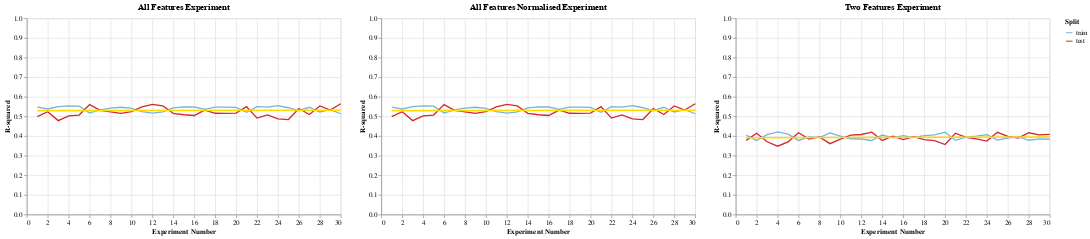

Here is the notebook cell this chart was saved with:
### Code cell
# Create our R-squared charts
rsquared_x = alt.X('experiment_number', title="Experiment Number")
rsquared_y = alt.Y('rsquared', title="R-squared", scale=alt.Scale(domain=[0.0, 1.0]))
rsquared_color = alt.Color(
  'split',
  scale=alt.Scale(domain=['train', 'test'], range=['#7BB2D9', '#D62828']),
  legend=alt.Legend(title="Split")
)

# Plot R-squared for all features
all_features_rsquared_chart = alt.Chart(all_features_results_df, title='All Features Experiment').mark_line().encode(
  x=rsquared_x,
  y=rsquared_y,
  color=rsquared_color,
).properties(
  width=480,
  height=300
)
all_features_rsquared_trend_chart = all_features_rsquared_chart.transform_regression('experiment_number',
  'rsquared',
  method='linear'
).mark_line(strokeWidth=2.5).encode(
  color=alt.ColorValue('#FFDC00'),
  opacity=alt.value(1),
)

# Plot RMSE for all features normalised
all_features_normalised_rsquared_chart = alt.Chart(all_features_normalised_results_df, title='All Features Normalised Experiment').mark_line().encode(
  x=rsquared_x,
  y=rsquared_y,
  color=rsquared_color,
).properties(
  width=480,
  height=300
)
all_features_normalised_rsquared_trend_chart = all_features_normalised_rsquared_chart.transform_regression('experiment_number',
  'rsquared',
  method='linear'
).mark_line(strokeWidth=2.5).encode(
  color=alt.ColorValue('#FFDC00'),
  opacity=alt.value(1),
)

# Plot RMSE for two features
two_features_rsquared_chart = alt.Chart(two_features_results_df, title='Two Features Experiment').mark_line().encode(
  x=rsquared_x,
  y=rsquared_y,
  color=rsquared_color,
).properties(
  width=480,
  height=300
)
two_features_rsquared_trend_chart = two_features_rsquared_chart.transform_regression('experiment_number',
  'rsquared',
  method='linear'
).mark_line(strokeWidth=2.5).encode(
  color=alt.ColorValue('#FFDC00'),
  opacity=alt.value(1),
)

all_features_rsquared_chart_plus_trend = (all_features_rsquared_chart + all_features_rsquared_trend_chart)
all_features_normalised_rsquared_chart_plus_trend = (all_features_normalised_rsquared_chart + all_features_normalised_rsquared_trend_chart)
two_features_rsquared_chart_plus_trend = (two_features_rsquared_chart + two_features_rsquared_trend_chart)

all_rsquared_charts = all_features_rsquared_chart_plus_trend | all_features_normalised_rsquared_chart_plus_trend | two_features_rsquared_chart_plus_trend
all_rsquared_charts.save('assets/all_rsquared_charts.png', ppi=100)
all_rsquared_charts

### Figure 1 — Vega-Lite specification as saved in the notebook (floating-point values rounded to 4 significant figures)
{"config": {"view": {"continuousWidth": 300, "continuousHeight": 300}}, "hconcat": [{"layer": [{"mark": {"type": "line"}, "encoding": {"color": {"field": "split", "legend": {"title": "Split"}, "scale": {"domain": ["train", "test"], "range": ["#7BB2D9", "#D62828"]}, "type": "nominal"}, "x": {"field": "experiment_number", "title": "Experiment Number", "type": "quantitative"}, "y": {"field": "rsquared", "scale": {"domain": [0.0, 1.0]}, "title": "R-squared", "type": "quantitative"}}, "title": "All Features Experiment"}, {"mark": {"type": "line", "strokeWidth": 2.5}, "encoding": {"color": {"value": "#FFDC00"}, "opacity": {"value": 1}, "x": {"field": "experiment_number", "title": "Experiment Number", "type": "quantitative"}, "y": {"field": "rsquared", "scale": {"domain": [0.0, 1.0]}, "title": "R-squared", "type": "quantitative"}}, "title": "All Features Experiment", "transform": [{"on": "experiment_number", "regression": "rsquared", "method": "linear"}]}], "data": {"name": "data-3a4ce1640508b0385881709b08e91bdd"}, "height": 300, "width": 480}, {"layer": [{"mark": {"type": "line"}, "encoding": {"color": {"field": "split", "legend": {"title": "Split"}, "scale": {"domain": ["train", "test"], "range": ["#7BB2D9", "#D62828"]}, "type": "nominal"}, "x": {"field": "experiment_number", "title": "Experiment Number", "type": "quantitative"}, "y": {"field": "rsquared", "scale": {"domain": [0.0, 1.0]}, "title": "R-squared", "type": "quantitative"}}, "title": "All Features Normalised Experiment"}, {"mark": {"type": "line", "strokeWidth": 2.5}, "encoding": {"color": {"value": "#FFDC00"}, "opacity": {"value": 1}, "x": {"field": "experiment_number", "title": "Experiment Number", "type": "quantitative"}, "y": {"field": "rsquared", "scale": {"domain": [0.0, 1.0]}, "title": "R-squared", "type": "quantitative"}}, "title": "All Features Normalised Experiment", "transform": [{"on": "experiment_number", "regression": "rsquared", "method": "linear"}]}], "data": {"name": "data-8bfd73410043718aaea6e478a05f57f5"}, "height": 300, "width": 480}, {"layer": [{"mark": {"type": "line"}, "encoding": {"color": {"field": "split", "legend": {"title": "Split"}, "scale": {"domain": ["train", "test"], "range": ["#7BB2D9", "#D62828"]}, "type": "nominal"}, "x": {"field": "experiment_number", "title": "Experiment Number", "type": "quantitative"}, "y": {"field": "rsquared", "scale": {"domain": [0.0, 1.0]}, "title": "R-squared", "type": "quantitative"}}, "title": "Two Features Experiment"}, {"mark": {"type": "line", "strokeWidth": 2.5}, "encoding": {"color": {"value": "#FFDC00"}, "opacity": {"value": 1}, "x": {"field": "experiment_number", "title": "Experiment Number", "type": "quantitative"}, "y": {"field": "rsquared", "scale": {"domain": [0.0, 1.0]}, "title": "R-squared", "type": "quantitative"}}, "title": "Two Features Experiment", "transform": [{"on": "experiment_number", "regression": "rsquared", "method": "linear"}]}], "data": {"name": "data-38d13319bc406c14d616084b20931020"}, "height": 300, "width": 480}], "$schema": "https://vega.github.io/schema/vega-lite/v5.15.1.json", "datasets": {"data-3a4ce1640508b0385881709b08e91bdd": [{"experiment_number": 1.0, "experiment": "all_features", "split": "train", "rmse": 4.732, "rsquared": 0.5475}, {"experiment_number": 1.0, "experiment": "all_features", "split": "test", "rmse": 5.161, "rsquared": 0.4987}, {"experiment_number": 2.0, "experiment": "all_features", "split": "train", "rmse": 4.542, "rsquared": 0.5379}, {"experiment_number": 2.0, "experiment": "all_features", "split": "test", "rmse": 5.346, "rsquared": 0.5242}, {"experiment_number": 3.0, "experiment": "all_features", "split": "train", "rmse": 4.851, "rsquared": 0.5502}, {"experiment_number": 3.0, "experiment": "all_features", "split": "test", "rmse": 5.111, "rsquared": 0.4786}, {"experiment_number": 4.0, "experiment": "all_features", "split": "train", "rmse": 4.794, "rsquared": 0.554}, {"experiment_number": 4.0, "experiment": "all_features", "split": "test", "rmse": 4.904, "rsquared": 0.5024}, {"experiment_number": 5.0, "experiment": "all_features", "split": "train", "rmse": 4.617, "rsquared": 0.5522}, {"experiment_number": 5.0, "experiment": "all_features", "split": "test", "rmse": 5.187, "rsquared": 0.5069}, {"experiment_number": 6.0, "experiment": "all_features", "split": "train", "rmse": 4.951, "rsquared": 0.517}, {"experiment_number": 6.0, "experiment": "all_features", "split": "test", "rmse": 4.659, "rsquared": 0.5603}, {"experiment_number": 7.0, "experiment": "all_features", "split": "train", "rmse": 4.714, "rsquared": 0.5329}, {"experiment_number": 7.0, "experiment": "all_features", "split": "test", "rmse": 5.068, "rsquared": 0.5309}, {"experiment_number": 8.0, "experiment": "all_features", "split": "train", "rmse": 4.71, "rsquared": 0.542}, {"experiment_number": 8.0, "experiment": "all_features", "split": "test", "rmse": 5.029, "rsquared": 0.5233}, {"experiment_number": 9.0, "experiment": "all_features", "split": "train", "rmse": 4.64, "rsquared": 0.5468}, {"experiment_number": 9.0, "experiment": "all_features", "split": "test", "rmse": 5.141, "rsquared": 0.5154}, {"experiment_number": 10.0, "experiment": "all_features", "split": "train", "rmse": 4.746, "rsquared": 0.541}, {"experiment_number": 10.0, "experiment": "all_features", "split": "test", "rmse": 4.978, "rsquared": 0.5247}, {"experiment_number": 11.0, "experiment": "all_features", "split": "train", "rmse": 4.844, "rsquared": 0.5242}, {"experiment_number": 11.0, "experiment": "all_features", "split": "test", "rmse": 4.837, "rsquared": 0.5484}, {"experiment_number": 12.0, "experiment": "all_features", "split": "train", "rmse": 5.078, "rsquared": 0.5168}, {"experiment_number": 12.0, "experiment": "all_features", "split": "test", "rmse": 4.481, "rsquared": 0.5613}, {"experiment_number": 13.0, "experiment": "all_features", "split": "train", "rmse": 5.035, "rsquared": 0.5226}, {"experiment_number": 13.0, "experiment": "all_features", "split": "test", "rmse": 4.53, "rsquared": 0.5539}, {"experiment_number": 14.0, "experiment": "all_features", "split": "train", "rmse": 4.584, "rsquared": 0.5437}, {"experiment_number": 14.0, "experiment": "all_features", "split": "test", "rmse": 5.275, "rsquared": 0.516}, {"experiment_number": 15.0, "experiment": "all_features", "split": "train", "rmse": 4.787, "rsquared": 0.5487}, {"experiment_number": 15.0, "experiment": "all_features", "split": "test", "rmse": 4.947, "rsquared": 0.5086}, {"experiment_number": 16.0, "experiment": "all_features", "split": "train", "rmse": 4.685, "rsquared": 0.5478}, {"experiment_number": 16.0, "experiment": "all_features", "split": "test", "rmse": 5.171, "rsquared": 0.5047}, {"experiment_number": 17.0, "experiment": "all_features", "split": "train", "rmse": 4.836, "rsquared": 0.5362}, {"experiment_number": 17.0, "experiment": "all_features", "split": "test", "rmse": 4.836, "rsquared": 0.5324}, {"experiment_number": 18.0, "experiment": "all_features", "split": "train", "rmse": 4.606, "rsquared": 0.5475}, {"experiment_number": 18.0, "experiment": "all_features", "split": "test", "rmse": 5.184, "rsquared": 0.5161}, {"experiment_number": 19.0, "experiment": "all_features", "split": "train", "rmse": 4.657, "rsquared": 0.5475}, {"experiment_number": 19.0, "experiment": "all_features", "split": "test", "rmse": 5.108, "rsquared": 0.5153}, {"experiment_number": 20.0, "experiment": "all_features", "split": "train", "rmse": 4.596, "rsquared": 0.5465}, {"experiment_number": 20.0, "experiment": "all_features", "split": "test", "rmse": 5.209, "rsquared": 0.5165}, {"experiment_number": 21.0, "experiment": "all_features", "split": "train", "rmse": 4.806, "rsquared": 0.5209}, {"experiment_number": 21.0, "experiment": "all_features", "split": "test", "rmse": 4.926, "rsquared": 0.5496}, {"experiment_number": 22.0, "experiment": "all_features", "split": "train", "rmse": 4.849, "rsquared": 0.5502}, {"experiment_number": 22.0, "experiment": "all_features", "split": "test", "rmse": 4.988, "rsquared": 0.4914}, {"experiment_number": 23.0, "experiment": "all_features", "split": "train", "rmse": 4.76, "rsquared": 0.5477}, {"experiment_number": 23.0, "experiment": "all_features", "split": "test", "rmse": 5.017, "rsquared": 0.508}, {"experiment_number": 24.0, "experiment": "all_features", "split": "train", "rmse": 4.564, "rsquared": 0.5545}, {"experiment_number": 24.0, "experiment": "all_features", "split": "test", "rmse": 5.44, "rsquared": 0.4876}, {"experiment_number": 25.0, "experiment": "all_features", "split": "train", "rmse": 4.984, "rsquared": 0.5442}, {"experiment_number": 25.0, "experiment": "all_features", "split": "test", "rmse": 4.943, "rsquared": 0.484}, {"experiment_number": 26.0, "experiment": "all_features", "split": "train", "rmse": 4.734, "rsquared": 0.5289}, {"experiment_number": 26.0, "experiment": "all_features", "split": "test", "rmse": 5.008, "rsquared": 0.5405}, {"experiment_number": 27.0, "experiment": "all_features", "split": "train", "rmse": 4.7, "rsquared": 0.5466}, {"experiment_number": 27.0, "experiment": "all_features", "split": "test", "rmse": 5.113, "rsquared": 0.5098}, {"experiment_number": 28.0, "experiment": "all_features", "split": "train", "rmse": 4.976, "rsquared": 0.5226}, {"experiment_number": 28.0, "experiment": "all_features", "split": "test", "rmse": 4.623, "rsquared": 0.553}, {"experiment_number": 29.0, "experiment": "all_features", "split": "train", "rmse": 4.922, "rsquared": 0.5345}, {"experiment_number": 29.0, "experiment": "all_features", "split": "test", "rmse": 4.731, "rsquared": 0.5325}, {"experiment_number": 30.0, "experiment": "all_features", "split": "train", "rmse": 5.016, "rsquared": 0.5136}, {"experiment_number": 30.0, "experiment": "all_features", "split": "test", "rmse": 4.578, "rsquared": 0.5644}], "data-8bfd73410043718aaea6e478a05f57f5": [{"experiment_number": 1.0, "experiment": "all_features_normalised", "split": "train", "rmse": 4.732, "rsquared": 0.5475}, {"experiment_number": 1.0, "experiment": "all_features_normalised", "split": "test", "rmse": 5.161, "rsquared": 0.4987}, {"experiment_number": 2.0, "experiment": "all_features_normalised", "split": "train", "rmse": 4.542, "rsquared": 0.5379}, {"experiment_number": 2.0, "experiment": "all_features_normalised", "split": "test", "rmse": 5.346, "rsquared": 0.5242}, {"experiment_number": 3.0, "experiment": "all_features_normalised", "split": "train", "rmse": 4.851, "rsquared": 0.5502}, {"experiment_number": 3.0, "experiment": "all_features_normalised", "split": "test", "rmse": 5.111, "rsquared": 0.4786}, {"experiment_number": 4.0, "experiment": "all_features_normalised", "split": "train", "rmse": 4.794, "rsquared": 0.554}, {"experiment_number": 4.0, "experiment": "all_features_normalised", "split": "test", "rmse": 4.904, "rsquared": 0.5024}, {"experiment_number": 5.0, "experiment": "all_features_normalised", "split": "train", "rmse": 4.617, "rsquared": 0.5522}, {"experiment_number": 5.0, "experiment": "all_features_normalised", "split": "test", "rmse": 5.187, "rsquared": 0.5069}, {"experiment_number": 6.0, "experiment": "all_features_normalised", "split": "train", "rmse": 4.951, "rsquared": 0.517}, {"experiment_number": 6.0, "experiment": "all_features_normalised", "split": "test", "rmse": 4.659, "rsquared": 0.5603}, {"experiment_number": 7.0, "experiment": "all_features_normalised", "split": "train", "rmse": 4.714, "rsquared": 0.5329}, {"experiment_number": 7.0, "experiment": "all_features_normalised", "split": "test", "rmse": 5.068, "rsquared": 0.5309}, {"experiment_number": 8.0, "experiment": "all_features_normalised", "split": "train", "rmse": 4.71, "rsquared": 0.542}, {"experiment_number": 8.0, "experiment": "all_features_normalised", "split": "test", "rmse": 5.029, "rsquared": 0.5233}, {"experiment_number": 9.0, "experiment": "all_features_normalised", "split": "train", "rmse": 4.64, "rsquared": 0.5468}, {"experiment_number": 9.0, "experiment": "all_features_normalised", "split": "test", "rmse": 5.141, "rsquared": 0.5154}, {"experiment_number": 10.0, "experiment": "all_features_normalised", "split": "train", "rmse": 4.746, "rsquared": 0.541}, {"experiment_number": 10.0, "experiment": "all_features_normalised", "split": "test", "rmse": 4.978, "rsquared": 0.5247}, {"experiment_number": 11.0, "experiment": "all_features_normalised", "split": "train", "rmse": 4.844, "rsquared": 0.5242}, {"experiment_number": 11.0, "experiment": "all_features_normalised", "split": "test", "rmse": 4.837, "rsquared": 0.5484}, {"experiment_number": 12.0, "experiment": "all_features_normalised", "split": "train", "rmse": 5.078, "rsquared": 0.5168}, {"experiment_number": 12.0, "experiment": "all_features_normalised", "split": "test", "rmse": 4.481, "rsquared": 0.5613}, {"experiment_number": 13.0, "experiment": "all_features_normalised", "split": "train", "rmse": 5.035, "rsquared": 0.5226}, {"experiment_number": 13.0, "experiment": "all_features_normalised", "split": "test", "rmse": 4.53, "rsquared": 0.5539}, {"experiment_number": 14.0, "experiment": "all_features_normalised", "split": "train", "rmse": 4.584, "rsquared": 0.5437}, {"experiment_number": 14.0, "experiment": "all_features_normalised", "split": "test", "rmse": 5.275, "rsquared": 0.516}, {"experiment_number": 15.0, "experiment": "all_features_normalised", "split": "train", "rmse": 4.787, "rsquared": 0.5487}, {"experiment_number": 15.0, "experiment": "all_features_normalised", "split": "test", "rmse": 4.947, "rsquared": 0.5086}, {"experiment_number": 16.0, "experiment": "all_features_normalised", "split": "train", "rmse": 4.685, "rsquared": 0.5478}, {"experiment_number": 16.0, "experiment": "all_features_normalised", "split": "test", "rmse": 5.171, "rsquared": 0.5047}, {"experiment_number": 17.0, "experiment": "all_features_normalised", "split": "train", "rmse": 4.836, "rsquared": 0.5362}, {"experiment_number": 17.0, "experiment": "all_features_normalised", "split": "test", "rmse": 4.836, "rsquared": 0.5324}, {"experiment_number": 18.0, "experiment": "all_features_normalised", "split": "train", "rmse": 4.606, "rsquared": 0.5475}, {"experiment_number": 18.0, "experiment": "all_features_normalised", "split": "test", "rmse": 5.184, "rsquared": 0.5161}, {"experiment_number": 19.0, "experiment": "all_features_normalised", "split": "train", "rmse": 4.657, "rsquared": 0.5475}, {"experiment_number": 19.0, "experiment": "all_features_normalised", "split": "test", "rmse": 5.108, "rsquared": 0.5153}, {"experiment_number": 20.0, "experiment": "all_features_normalised", "split": "train", "rmse": 4.596, "rsquared": 0.5465}, {"experiment_number": 20.0, "experiment": "all_features_normalised", "split": "test", "rmse": 5.209, "rsquared": 0.5165}, {"experiment_number": 21.0, "experiment": "all_features_normalised", "split": "train", "rmse": 4.806, "rsquared": 0.5209}, {"experiment_number": 21.0, "experiment": "all_features_normalised", "split": "test", "rmse": 4.926, "rsquared": 0.5496}, {"experiment_number": 22.0, "experiment": "all_features_normalised", "split": "train", "rmse": 4.849, "rsquared": 0.5502}, {"experiment_number": 22.0, "experiment": "all_features_normalised", "split": "test", "rmse": 4.988, "rsquared": 0.4914}, {"experiment_number": 23.0, "experiment": "all_features_normalised", "split": "train", "rmse": 4.76, "rsquared": 0.5477}, {"experiment_number": 23.0, "experiment": "all_features_normalised", "split": "test", "rmse": 5.017, "rsquared": 0.508}, {"experiment_number": 24.0, "experiment": "all_features_normalised", "split": "train", "rmse": 4.564, "rsquared": 0.5545}, {"experiment_number": 24.0, "experiment": "all_features_normalised", "split": "test", "rmse": 5.44, "rsquared": 0.4876}, {"experiment_number": 25.0, "experiment": "all_features_normalised", "split": "train", "rmse": 4.984, "rsquared": 0.5442}, {"experiment_number": 25.0, "experiment": "all_features_normalised", "split": "test", "rmse": 4.943, "rsquared": 0.484}, {"experiment_number": 26.0, "experiment": "all_features_normalised", "split": "train", "rmse": 4.734, "rsquared": 0.5289}, {"experiment_number": 26.0, "experiment": "all_features_normalised", "split": "test", "rmse": 5.008, "rsquared": 0.5405}, {"experiment_number": 27.0, "experiment": "all_features_normalised", "split": "train", "rmse": 4.7, "rsquared": 0.5466}, {"experiment_number": 27.0, "experiment": "all_features_normalised", "split": "test", "rmse": 5.113, "rsquared": 0.5098}, {"experiment_number": 28.0, "experiment": "all_features_normalised", "split": "train", "rmse": 4.976, "rsquared": 0.5226}, {"experiment_number": 28.0, "experiment": "all_features_normalised", "split": "test", "rmse": 4.623, "rsquared": 0.553}, {"experiment_number": 29.0, "experiment": "all_features_normalised", "split": "train", "rmse": 4.922, "rsquared": 0.5345}, {"experiment_number": 29.0, "experiment": "all_features_normalised", "split": "test", "rmse": 4.731, "rsquared": 0.5325}, {"experiment_number": 30.0, "experiment": "all_features_normalised", "split": "train", "rmse": 5.016, "rsquared": 0.5136}, {"experiment_number": 30.0, "experiment": "all_features_normalised", "split": "test", "rmse": 4.578, "rsquared": 0.5644}], "data-38d13319bc406c14d616084b20931020": [{"experiment_number": 1.0, "experiment": "two_features", "split": "train", "rmse": 6.227, "rsquared": 0.4046}, {"experiment_number": 1.0, "experiment": "two_features", "split": "test", "rmse": 6.406, "rsquared": 0.3777}, {"experiment_number": 2.0, "experiment": "two_features", "split": "train", "rmse": 6.126, "rsquared": 0.3768}, {"experiment_number": 2.0, "experiment": "two_features", "split": "test", "rmse": 6.58, "rsquared": 0.4144}, {"experiment_number": 3.0, "experiment": "two_features", "split": "train", "rmse": 6.395, "rsquared": 0.4071}, {"experiment_number": 3.0, "experiment": "two_features", "split": "test", "rmse": 6.167, "rsquared": 0.3709}, {"experiment_number": 4.0, "experiment": "two_features", "split": "train", "rmse": 6.224, "rsquared": 0.4211}, {"experiment_number": 4.0, "experiment": "two_features", "split": "test", "rmse": 6.425, "rsquared": 0.3481}, {"experiment_number": 5.0, "experiment": "two_features", "split": "train", "rmse": 6.086, "rsquared": 0.4096}, {"experiment_number": 5.0, "experiment": "two_features", "split": "test", "rmse": 6.623, "rsquared": 0.3703}, {"experiment_number": 6.0, "experiment": "two_features", "split": "train", "rmse": 6.38, "rsquared": 0.3776}, {"experiment_number": 6.0, "experiment": "two_features", "split": "test", "rmse": 6.182, "rsquared": 0.4165}, {"experiment_number": 7.0, "experiment": "two_features", "split": "train", "rmse": 6.097, "rsquared": 0.3959}, {"experiment_number": 7.0, "experiment": "two_features", "split": "test", "rmse": 6.65, "rsquared": 0.3845}, {"experiment_number": 8.0, "experiment": "two_features", "split": "train", "rmse": 6.246, "rsquared": 0.3926}, {"experiment_number": 8.0, "experiment": "two_features", "split": "test", "rmse": 6.376, "rsquared": 0.3956}, {"experiment_number": 9.0, "experiment": "two_features", "split": "train", "rmse": 5.984, "rsquared": 0.4156}, {"experiment_number": 9.0, "experiment": "two_features", "split": "test", "rmse": 6.778, "rsquared": 0.3611}, {"experiment_number": 10.0, "experiment": "two_features", "split": "train", "rmse": 6.205, "rsquared": 0.3998}, {"experiment_number": 10.0, "experiment": "two_features", "split": "test", "rmse": 6.446, "rsquared": 0.3844}, {"experiment_number": 11.0, "experiment": "two_features", "split": "train", "rmse": 6.25, "rsquared": 0.3861}, {"experiment_number": 11.0, "experiment": "two_features", "split": "test", "rmse": 6.373, "rsquared": 0.405}, {"experiment_number": 12.0, "experiment": "two_features", "split": "train", "rmse": 6.465, "rsquared": 0.3848}, {"experiment_number": 12.0, "experiment": "two_features", "split": "test", "rmse": 6.049, "rsquared": 0.4079}, {"experiment_number": 13.0, "experiment": "two_features", "split": "train", "rmse": 6.567, "rsquared": 0.3773}, {"experiment_number": 13.0, "experiment": "two_features", "split": "test", "rmse": 5.896, "rsquared": 0.4194}, {"experiment_number": 14.0, "experiment": "two_features", "split": "train", "rmse": 5.977, "rsquared": 0.405}, {"experiment_number": 14.0, "experiment": "two_features", "split": "test", "rmse": 6.784, "rsquared": 0.3775}, {"experiment_number": 15.0, "experiment": "two_features", "split": "train", "rmse": 6.468, "rsquared": 0.3903}, {"experiment_number": 15.0, "experiment": "two_features", "split": "test", "rmse": 6.044, "rsquared": 0.3997}, {"experiment_number": 16.0, "experiment": "two_features", "split": "train", "rmse": 6.193, "rsquared": 0.4023}, {"experiment_number": 16.0, "experiment": "two_features", "split": "test", "rmse": 6.455, "rsquared": 0.3817}, {"experiment_number": 17.0, "experiment": "two_features", "split": "train", "rmse": 6.338, "rsquared": 0.3921}, {"experiment_number": 17.0, "experiment": "two_features", "split": "test", "rmse": 6.242, "rsquared": 0.3964}, {"experiment_number": 18.0, "experiment": "two_features", "split": "train", "rmse": 6.083, "rsquared": 0.4024}, {"experiment_number": 18.0, "experiment": "two_features", "split": "test", "rmse": 6.621, "rsquared": 0.3819}, {"experiment_number": 19.0, "experiment": "two_features", "split": "train", "rmse": 6.118, "rsquared": 0.4056}, {"experiment_number": 19.0, "experiment": "two_features", "split": "test", "rmse": 6.57, "rsquared": 0.3767}, {"experiment_number": 20.0, "experiment": "two_features", "split": "train", "rmse": 5.88, "rsquared": 0.4198}, {"experiment_number": 20.0, "experiment": "two_features", "split": "test", "rmse": 6.933, "rsquared": 0.3566}, {"experiment_number": 21.0, "experiment": "two_features", "split": "train", "rmse": 6.241, "rsquared": 0.3778}, {"experiment_number": 21.0, "experiment": "two_features", "split": "test", "rmse": 6.406, "rsquared": 0.4142}, {"experiment_number": 22.0, "experiment": "two_features", "split": "train", "rmse": 6.534, "rsquared": 0.3939}, {"experiment_number": 22.0, "experiment": "two_features", "split": "test", "rmse": 5.952, "rsquared": 0.393}, {"experiment_number": 23.0, "experiment": "two_features", "split": "train", "rmse": 6.321, "rsquared": 0.3993}, {"experiment_number": 23.0, "experiment": "two_features", "split": "test", "rmse": 6.265, "rsquared": 0.3857}, {"experiment_number": 24.0, "experiment": "two_features", "split": "train", "rmse": 6.074, "rsquared": 0.407}, {"experiment_number": 24.0, "experiment": "two_features", "split": "test", "rmse": 6.644, "rsquared": 0.3741}, {"experiment_number": 25.0, "experiment": "two_features", "split": "train", "rmse": 6.788, "rsquared": 0.3791}, {"experiment_number": 25.0, "experiment": "two_features", "split": "test", "rmse": 5.568, "rsquared": 0.4188}, {"experiment_number": 26.0, "experiment": "two_features", "split": "train", "rmse": 6.141, "rsquared": 0.3889}, {"experiment_number": 26.0, "experiment": "two_features", "split": "test", "rmse": 6.555, "rsquared": 0.3985}, {"experiment_number": 27.0, "experiment": "two_features", "split": "train", "rmse": 6.249, "rsquared": 0.3971}, {"experiment_number": 27.0, "experiment": "two_features", "split": "test", "rmse": 6.372, "rsquared": 0.3891}, {"experiment_number": 28.0, "experiment": "two_features", "split": "train", "rmse": 6.478, "rsquared": 0.3785}, {"experiment_number": 28.0, "experiment": "two_features", "split": "test", "rmse": 6.033, "rsquared": 0.4167}, {"experiment_number": 29.0, "experiment": "two_features", "split": "train", "rmse": 6.497, "rsquared": 0.3855}, {"experiment_number": 29.0, "experiment": "two_features", "split": "test", "rmse": 6.012, "rsquared": 0.406}, {"experiment_number": 30.0, "experiment": "two_features", "split": "train", "rmse": 6.357, "rsquared": 0.3835}, {"experiment_number": 30.0, "experiment": "two_features", "split": "test", "rmse": 6.212, "rsquared": 0.4089}]}}
